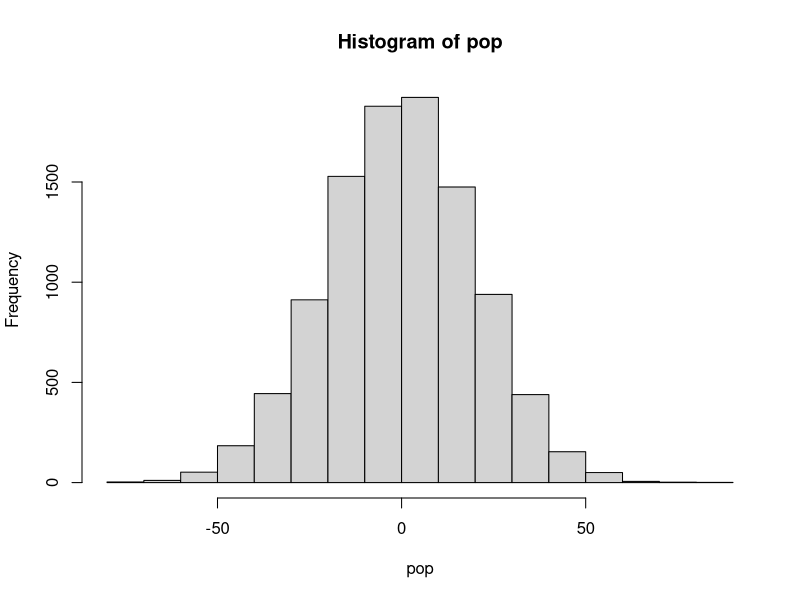
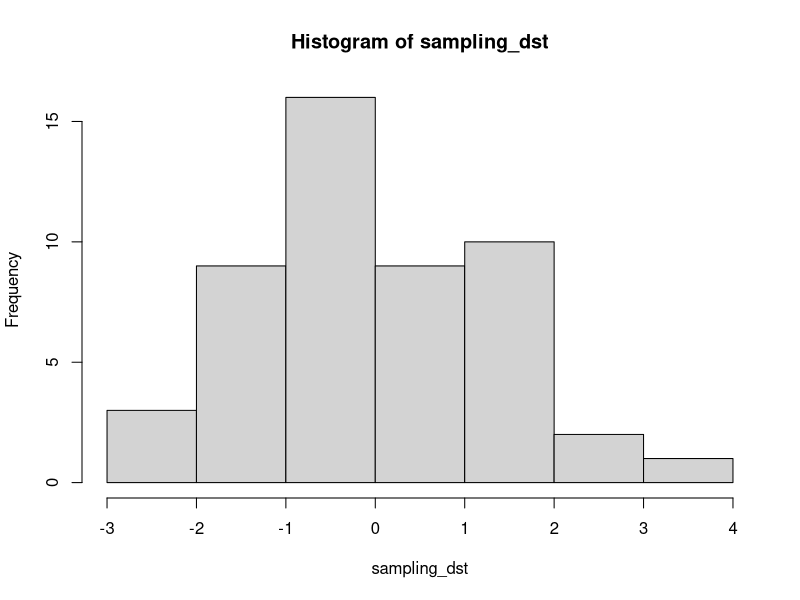

The R source for these figures, in order:
# WEEK 03

# CENTRAL LIMIT THEOREM ####

# Applying CLT 
# generate a population
pop <- rnorm(10000, 0, 20)
# compute its mean and sd
mu <- mean(pop) ; mu ; sd <- sd(pop) ; sd
# generate a list of samples of that population (replacement = FALSE, size < 10%)
sample_dst <- list() ; sample_size <- 300 ; for (i in 1:50) { sample_dst[[i]] <- sample(pop, sample_size) }
# compute a sampling distribution of means of that population
sampling_dst <- as.numeric(lapply(sample_dst, mean))
# compute the mean and the sd of the sampling distribution
mu_dst <- mean(sampling_dst) ; mu_dst ; sd_dst <- sd(sampling_dst) ; sd_dst
# compare statistics of the sampling distribution with the statistics of the population
abs(mu - mu_dst) ; abs((sd / sqrt(sample_size)) - sd_dst)
# build histograms
hist(pop) ; hist(sampling_dst)
 

# CONFIDENCE INTERVALS ####

# Important Reminder:
#
#   Commonly used confidence levels (CLs) are 90%, 95%, 98%, and 99%
#   "...With the confidence level A we state that the answer lies in B..."
#

# Calculates the CI of the population
SI.confidence_intreval <- function(confidence_level, sample_size, muhat = 0, sigmahat = 1) {
# calculates the CI of the population given the CL and the sample's size, mean and variance
    value <- (1 - confidence_level) / 2
    standard_error <- sigmahat / sqrt(sample_size)
    return(c(qnorm(value, muhat, standard_error), qnorm(confidence_level + value, muhat, standard_error)))
}

# Calculates the needed sample size
SI.sample_size <- function(sigma, margin_of_error, confidence_level) {
# calculates the needed sample size, given the standard deviation of the population 
# and the desired margin of error and the confidence level of the projected sample
    z <- qnorm((1 - confidence_level) / 2)
    size <- ((z * sigma) / margin_of_error) ^ 2
    return(ceiling(size))
}

# Important Reminder:
#
#   pnorm() takes values from a distribution as an input, and returns the probability with which that value
#           occurs in a given distribution
#   qnorm() - on the contrary - takes the probability as an input, and returns the value occuring with that 
#           probability in a given distribution
#

# HYPOTHESIS TESTING ####

# Calculates z-score
SI.zscore <- function(mu, sigma, sample_size, test_value) {
# calculates z-score, given mean and variance of the population and mean and size of the sample
    return((test_value - mu)/(sigma/sqrt(sample_size)))
}

# Calculates p-value
SI.pvalue <- function (mu, sigma, sample_size, test_value, 
                       test_value_two = NULL, two_sided = F, lower_tail = F) {
# calculates p-value, given mean and variance of the population and mean and size of the sample
    if (two_sided) {
           return( pnorm((test_value - mu)/(sigma/sqrt(sample_size)), lower.tail = T) 
                   + pnorm((test_value_two - mu)/(sigma/sqrt(sample_size)), lower.tail = F) )
    } else {
           return(pnorm((test_value - mu)/(sigma/sqrt(sample_size)), lower.tail = lower_tail))
    }
}

